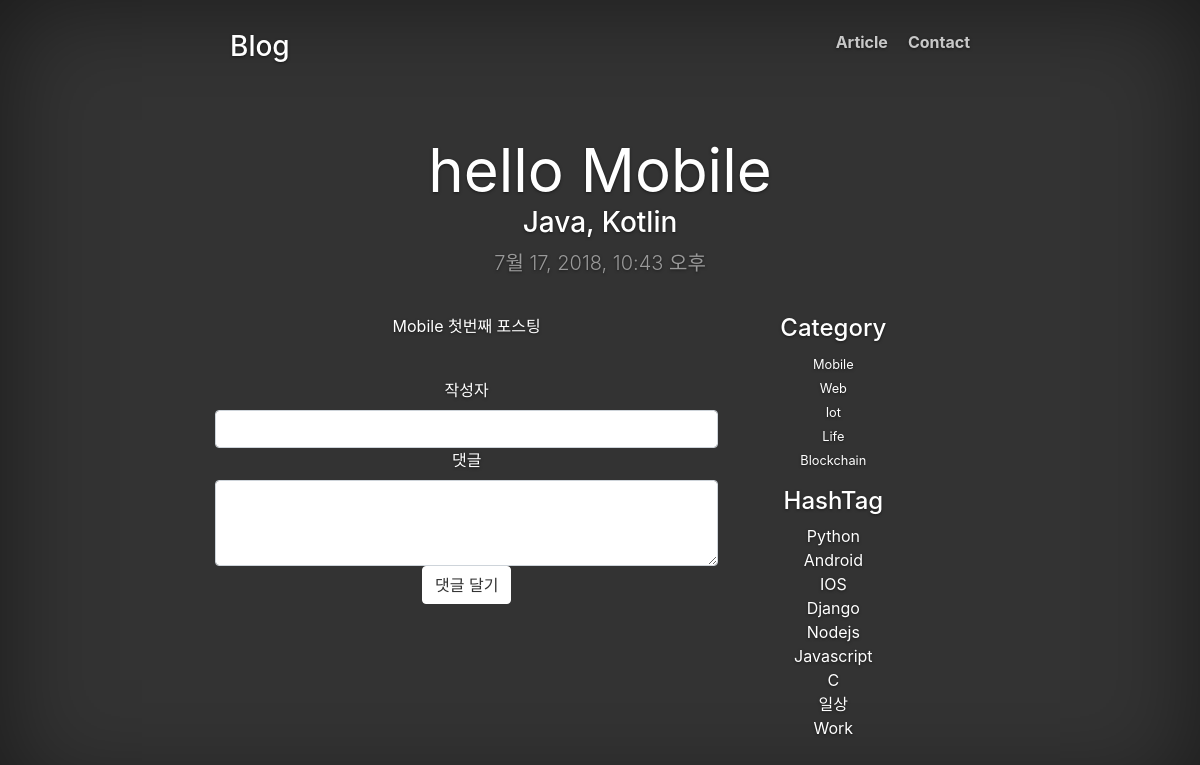
Page /articles/2/ on the committed database.
### development/models.py (models this page shows, shortened)
class Article(models.Model):
    title = models.CharField(max_length=100)
    subTitle = models.CharField(max_length=100)
    content = models.TextField()
    category = models.ForeignKey(Category, on_delete=models.CASCADE)
    hashtag = models.ManyToManyField(HashTag)
    created_at = models.DateTimeField(auto_now_add=True)

class Category(models.Model):
    category_name = models.CharField(max_length=10)
    def __str__(self):
        return self.category_name

class HashTag(models.Model):
    tag = models.CharField(max_length=50)
    def __str__(self):
        return '{}'.format(self.tag)

### development/views.py (the view, shortened to what this page needs)
# urls.py: url(r'^articles/(?P<article_id>[0-9]+)/$', views.detail, name='detail'),
def detail(request, article_id):
    article = Article.objects.get(id=article_id)
    hashtag_list = HashTag.objects.all()
    category_list = Category.objects.all()
    comment_list = Comment.objects.filter(article__id=article_id, is_public=True)
    context = {
        'article' : article,
        'category_list' : category_list,
        'hashtag_list' : hashtag_list,
        'comment_list' : comment_list
    }
    if request.method == "GET":
        pass
    return render(request, "detail.html", context)

### templates/detail.html (shortened to what this page needs)
{% extends "base.html" %}
{% block body %}
<div class="container">
    <div class="blog-header">
        <h1 class="blog-title">{{ article.title }}</h1>
        <h3>{{ article.subTitle }}</h3>
        <p class="lead blog-description">{{ article.created_at }}</p>
    </div>
    <div class="row">
        <div class="col-sm-8 blog-main">
            <p>{{ article.content }}</p>
            <br/>
            <div class="reply-form">
                <form method="POST" action="" class="form-horizontal">
                    <div class="form-group">
                        <label for="input-username" class="col-sm-2 control-label">작성자</label>
                        <input type="text" id="input-username" name="username" class="form-control"/>
                        <label for="input-content" class="col-sm-2 control-label">댓글</label>
                        <textarea class="form-control" rows="3" id="input-content" name="content"></textarea>
                        <div class="reply-btn">
                            <button type="submit" class="btn btn-default">댓글 달기</button>
                        </div>
                    </div>
                </form>
            </div>
        </div>
        <div class="col-sm-3 col-sm-offset-1 blog-sidebar">
            <div class="sidebar-module sidebar-module-inset">
                <h4>Category</h4>
                <ol class="list-unstyled">
                    {% for category in category_list %}
                        <li>
                            <small>
                                <a href="/articles/?category={{ category }}">{{ category }}</a>
                            </small>
                        </li>
                    {% endfor %}
                </ol>
            </div>
            <div class="sidebar-module">
                <h4>HashTag</h4>
                <ol class="list-unstyled">
                    {% if hashtag_list %}
                        {% for hashtag in hashtag_list %}
                        <li>
                            <a href="/articles/?hashtag={{ hashtag }}">{{ hashtag.tag }}</a>
                        </li>
                        {% endfor %}
                    {% endif %}
                </ol>
            </div>
        </div>
    </div>
</div>
{% endblock %}

### static/css/base.css (style rules this page uses)
a, a:focus, a:hover { color: #fff; }
.btn-default, .btn-default:hover, .btn-default:focus { color: #333; text-shadow: none; background-color: #fff; border: 1px solid #fff; }
html, body { height: 100%; background-color: #333; }
body { color: #fff; text-align: center; text-shadow: 0 1px 3px rgba(0,0,0,.5); }
.blog-header { padding-top: 60px; padding-bottom: 20px; }
.blog-title { margin-top: 30px; margin-bottom: 0; font-size: 60px; font-weight: normal; }
.blog-description { font-size: 20px; color: #999; }

### rows in the picture
Article: title "hello Mobile", subTitle "Java, Kotlin", created_at "7월 17, 2018, 10:43 오후", content "Mobile 첫번째 포스팅"
Category: category_name "Mobile"
Category: category_name "Web"
Category: category_name "Iot"
Category: category_name "Life"
Category: category_name "Blockchain"
HashTag: tag "Python"
HashTag: tag "Android"
HashTag: tag "IOS"
HashTag: tag "Django"
HashTag: tag "Nodejs"
HashTag: tag "Javascript"
HashTag: tag "C"
HashTag: tag "일상"
HashTag: tag "Work"
